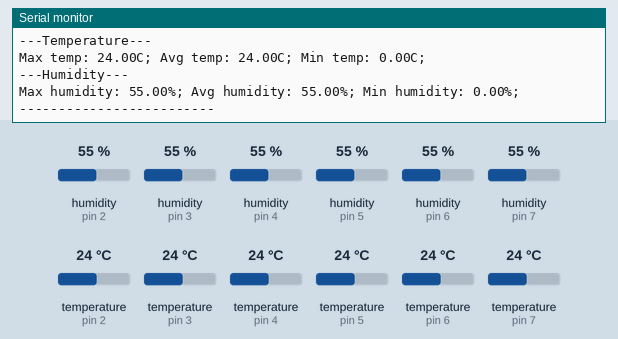
A sketch run on a simulated Arduino Uno, built with avr-gcc and run on an emulated ATmega328P. On the bench: the last lines printed to the serial monitor. Inputs (shaded band) come from the test bench; at power-on: humidity (sensors on pin 2, pin 3, pin 4, pin 5, pin 6, pin 7) 55 %, temperature (sensors on pin 2, pin 3, pin 4, pin 5, pin 6, pin 7) 24 °C.

Above: at 2.8 s.
2.9 s: humidity (sensor on pin 2) set to 22 %
At 5.0 s:
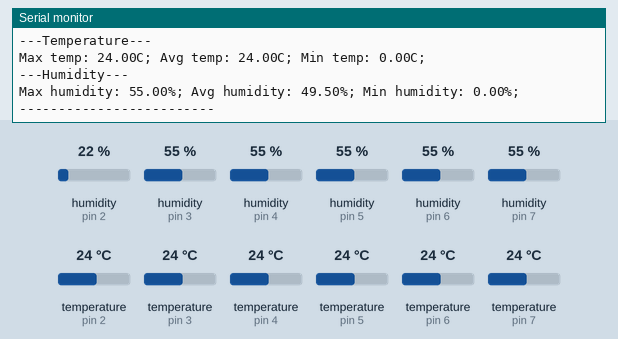
5.6 s: humidity (sensor on pin 3) set to 22 %
At 7.0 s:
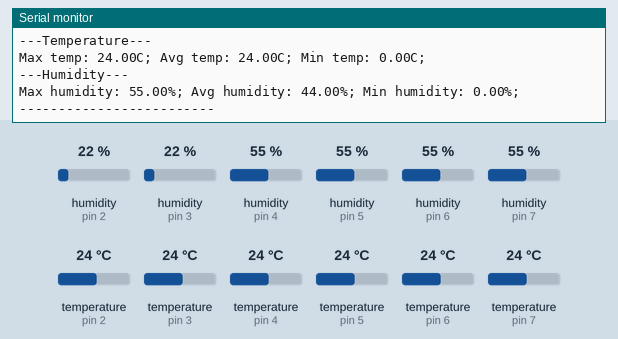
8.3 s: humidity (sensor on pin 4) set to 22 %
At 10.8 s:
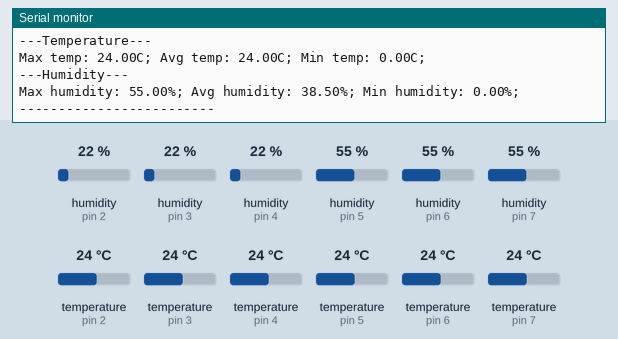
11.0 s: humidity (sensor on pin 5) set to 22 %
At 13.1 s:
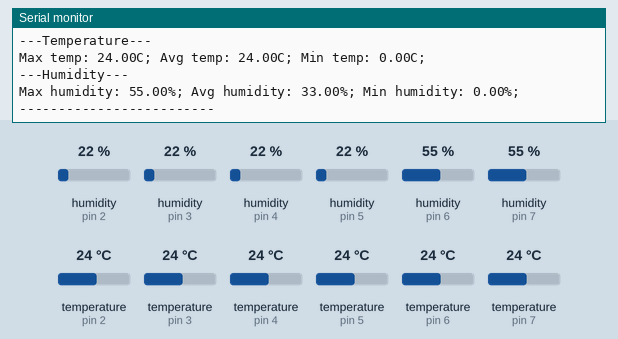
13.7 s: humidity (sensor on pin 6) set to 22 %
At 15.2 s:
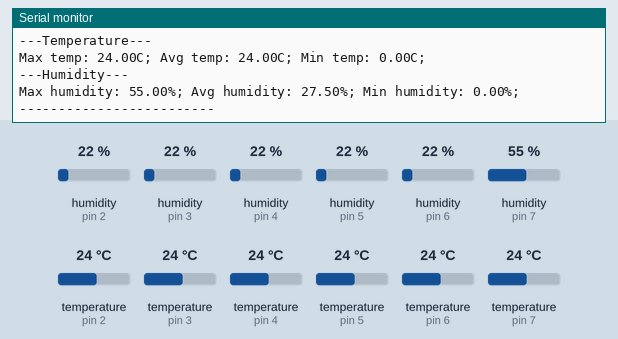
16.4 s: humidity (sensor on pin 7) set to 22 %
At 17.2 s:
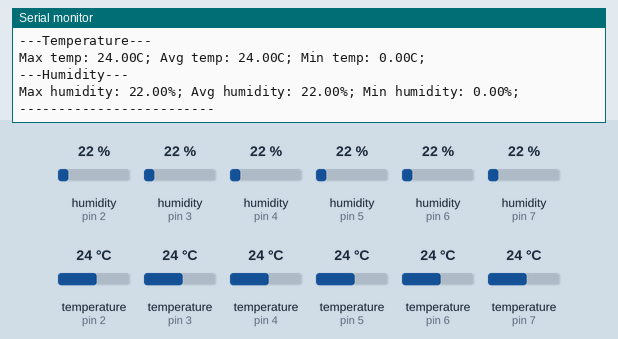
Timing chart, 0 to 19.4 s (numbered marks = the images above; inputs shaded):
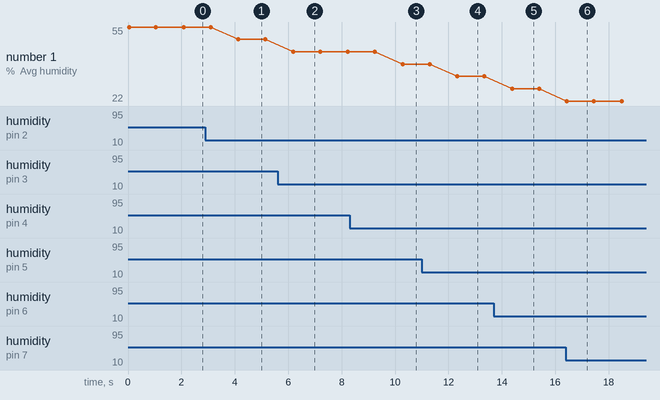

Measured:
- after the input at 2.9 s, the serial monitor: prints a new line after 1.2 s (image 1)
- after the input at 5.6 s, the serial monitor: prints a new line after 0.59 s (image 2)
- after the input at 8.3 s, the serial monitor: prints a new line after 2.0 s (image 3)
- after the input at 11.0 s, the serial monitor: prints a new line after 1.3 s (image 4)
- after the input at 13.7 s, the serial monitor: prints a new line after 0.69 s (image 5)
- after the input at 16.4 s, the serial monitor: prints a new line at once (image 6)
- plotted number 1: 55 → 49.5 after the input at 2.9 s, 49.5 → 44 after the input at 5.6 s, 44 → 38.5 after the input at 8.3 s, 38.5 → 33 after the input at 11.0 s, 33 → 27.5 after the input at 13.7 s

The sketch:

DHT22.ino
```cpp
#include "DHT_Manager.h"

DHT_Manager dhts(6, 2, 3, 4, 5, 6, 7);

void setup() {
  Serial.begin(115200);
}

void loop() {
  Serial.println("---Temperature---");
  Serial.print("Max temp: ");
  Serial.print(dhts.MaxTemp());
  Serial.print("C; Avg temp: ");
  Serial.print(dhts.AvgTemp());
  Serial.print("C; Min temp: ");
  Serial.print(dhts.MinTemp());
  Serial.println("C;");

  Serial.println("---Humidity---");
  Serial.print("Max humidity: ");
  Serial.print(dhts.MaxHumidity());
  Serial.print("%; Avg humidity: ");
  Serial.print(dhts.AvgHumidity());
  Serial.print("%; Min humidity: ");
  Serial.print(dhts.MinHumidity());
  Serial.println("%;");

  Serial.println("-------------------------");
  delay(1000);
}
```

DHT_Manager.cpp
```cpp
#include "DHT_Manager.h"

DHT_Manager::DHT_Manager(int count, ...) {
  sensors_count = (count > MAX_SENSORS) ? MAX_SENSORS : count;

  va_list args;
  va_start(args, count);

  for (int i = 0; i < sensors_count; i++) {
    pins[i] = va_arg(args, int);
    DHT_sensors[i] = new DHT(pins[i], DHT22);
    DHT_sensors[i]->begin();
  }

  va_end(args);
}

DHT_Manager::~DHT_Manager() {
  for (int i = 0; i < sensors_count; i++) {
    delete DHT_sensors[i];
  }
}

// Temperature
float DHT_Manager::MaxTemp() {
  float t = 0;

  if (sensors_count == 1) return DHT_sensors[0]->readTemperature(false);

  for (int i = 0; i < sensors_count; i++) {
    float temp_t = DHT_sensors[i]->readTemperature(false);
    t = (t > temp_t) ? t : temp_t;
  }

  return t;
}

float DHT_Manager::AvgTemp() {
  float t = 0;

  if (sensors_count == 1) return DHT_sensors[0]->readTemperature(false);

  for (int i = 0; i < sensors_count; i++) {
    t += DHT_sensors[i]->readTemperature(false);
  }

  t /= sensors_count;

  return t;
}

float DHT_Manager::MinTemp() {
  float t = 0;

  if (sensors_count == 1) return DHT_sensors[0]->readTemperature(false);

  for (int i = 0; i < sensors_count; i++) {
    float temp_t = DHT_sensors[i]->readTemperature(false);
    t = (t < temp_t) ? t : temp_t;
  }

  return t;
}


// Humidity
float DHT_Manager::MaxHumidity() {
  float h = 0;

  if (sensors_count == 1) return DHT_sensors[0]->readHumidity();

  for (int i = 0; i < sensors_count; i++) {
    float temp_h = DHT_sensors[i]->readHumidity();
    h = (h > temp_h) ? h : temp_h;
  }

  return h;
}

float DHT_Manager::AvgHumidity() {
  float h = 0;

  if (sensors_count == 1) return DHT_sensors[0]->readHumidity();

  for (int i = 0; i < sensors_count; i++) {
    h += DHT_sensors[i]->readHumidity();
  }

  h /= sensors_count;

  return h;
}

float DHT_Manager::MinHumidity() {
  float h = 0;

  if (sensors_count == 1) return DHT_sensors[0]->readHumidity();

  for (int i = 0; i < sensors_count; i++) {
    float temp_h = DHT_sensors[i]->readHumidity();
    h = (h < temp_h) ? h : temp_h;
  }

  return h;
}
```

DHT_Manager.h
```cpp
#ifndef DHT_MANAGER_H
#define DHT_MANAGER_H

#include "DHT.h"

#define MAX_SENSORS 6

class DHT_Manager {
public:
  DHT_Manager(int count, ...);
  ~DHT_Manager();

  float MaxTemp();
  float AvgTemp();
  float MinTemp();

  float MaxHumidity();
  float AvgHumidity();
  float MinHumidity();

private:
  int sensors_count;
  int pins[MAX_SENSORS];
  DHT* DHT_sensors[MAX_SENSORS];
};

#endif //DHT_MANAGER_H
```
